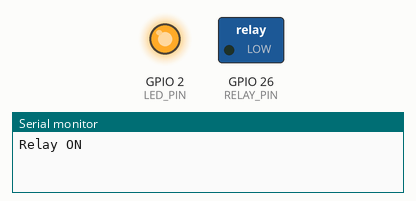
This program was run on a simulated ESP32. On the bench: switched loads named in the program (green lamp = pin HIGH), output pins drawn as LEDs (lit = HIGH), the last lines printed to the serial monitor.

Above: at 1.0 s.
At 3.0 s:
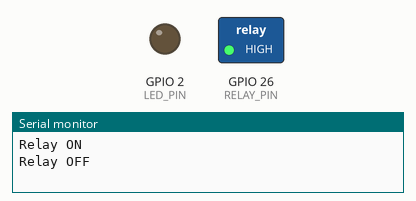
Timing chart, 0 to 5.2 s (numbered marks = the images above):
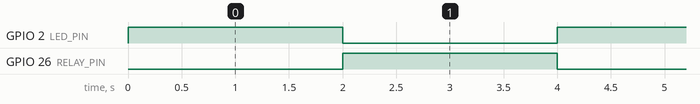

The program:

main.cpp
```cpp
#include <Arduino.h>

const int RELAY_PIN = 26;
const int LED_PIN = 2;      // onboard LED

void setup() {
  Serial.begin(115200);
  pinMode(RELAY_PIN, OUTPUT);
  pinMode(LED_PIN, OUTPUT);
  digitalWrite(RELAY_PIN, HIGH);  // relay off
  digitalWrite(LED_PIN, LOW);     // LED off
}

void loop() {
  Serial.println("Relay ON");
  digitalWrite(RELAY_PIN, LOW);   // active LOW: relay ON
  digitalWrite(LED_PIN, HIGH);    // LED on = relay on
  delay(2000);

  Serial.println("Relay OFF");
  digitalWrite(RELAY_PIN, HIGH);  // relay OFF
  digitalWrite(LED_PIN, LOW);     // LED off = relay off
  delay(2000);
}
```

Measured:
- by itself, GPIO 2 (LED_PIN), GPIO 26 (RELAY_PIN): alternates HIGH for 2.0 s and LOW for 2.0 s
